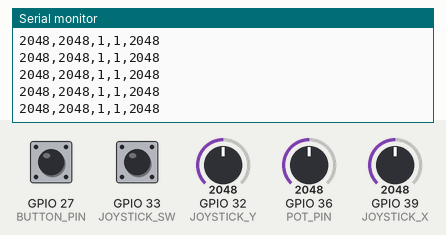
The sketch below on a simulated ESP32. Parts: the last lines printed to the serial monitor. The inputs (shaded band) are chosen by the test bench; at power-on: GPIO 32 (JOYSTICK_Y) = 2048, GPIO 36 (POT_PIN) = 2048, GPIO 39 (JOYSTICK_X) = 2048, GPIO 27 (BUTTON_PIN) HIGH, GPIO 33 (JOYSTICK_SW) HIGH.

Above: at 1.2 s.
1.3 s: GPIO 32 (JOYSTICK_Y) set to 2866
At 2.1 s:
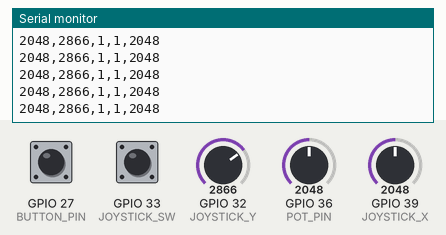
2.8 s: GPIO 36 (POT_PIN) set to 2866
At 3.9 s:
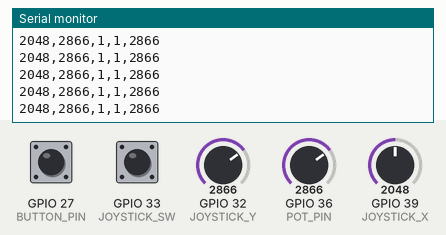
4.3 s: GPIO 39 (JOYSTICK_X) set to 2866
At 5.1 s:
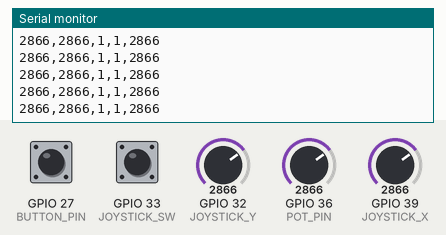
5.8 s: GPIO 27 (BUTTON_PIN) pulled LOW for 0.15 s
7.4 s: GPIO 33 (JOYSTICK_SW) pulled LOW for 0.15 s
9.0 s: GPIO 32 (JOYSTICK_Y) set to 3603
At 9.8 s:
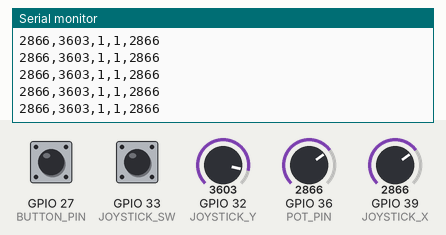
Timing chart, 0 to 11.5 s (numbered marks = the images above; inputs shaded):
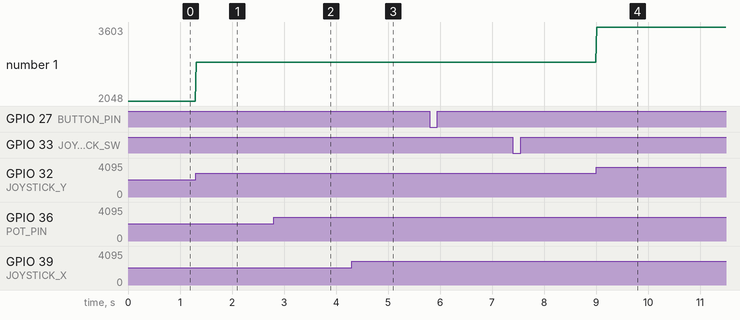

The sketch:

arduinowhaleshark.ino
```cpp
const int JOYSTICK_X = 39;
const int JOYSTICK_Y = 32;
const int JOYSTICK_SW = 33;

const int BUTTON_PIN = 27;
const int POT_PIN = 36;

void setup() {
  Serial.begin(115200);
  pinMode(JOYSTICK_SW, INPUT_PULLUP);
  pinMode(BUTTON_PIN, INPUT_PULLUP);
}

void loop() {
  int x = analogRead(JOYSTICK_X);
  int y = analogRead(JOYSTICK_Y);

  int joystickButton = digitalRead(JOYSTICK_SW);

  int gameButton = digitalRead(BUTTON_PIN);

  int potValue = analogRead(POT_PIN);

  Serial.print(x);
  Serial.print(",");

  Serial.print(y);
  Serial.print(",");

  Serial.print(joystickButton);
  Serial.print(",");

  Serial.print(gameButton);
  Serial.print(",");

  Serial.println(potValue);

  delay(20);
}
```

Measured:
- after the input at 1.3 s, the serial monitor: prints a new line at once (image 1)
- after the input at 2.8 s, the serial monitor: prints a new line at once (image 2)
- after the input at 4.3 s, the serial monitor: prints a new line at once (image 3)
- after the input at 9.0 s, the serial monitor: prints a new line at once (image 4)
- plotted number 1: 2048 → 2866 after the input at 1.3 s, 2866 → 3603 after the input at 9.0 s
